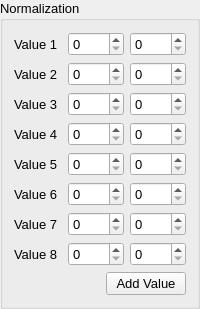
         <widget class="QGroupBox" name="Normalization">
          <property name="font">
           <font>
            <pointsize>10</pointsize>
           </font>
          </property>
          <property name="title">
           <string>Normalization</string>
          </property>
          <layout class="QVBoxLayout" name="verticalLayout_27">
           <item>
            <layout class="QVBoxLayout" name="verticalLayout_26">
             <item>
              <layout class="QVBoxLayout" name="verticalLayout_2">
               <item>
                <layout class="QHBoxLayout" name="horizontalLayout_2">
                 <item>
                  <widget class="QLabel" name="norm_label">
                   <property name="text">
                    <string>Value 1</string>
                   </property>
                  </widget>
                 </item>
                 <item>
                  <widget class="QSpinBox" name="norm_spinBox_9">
                   <property name="maximum">
                    <number>1000</number>
                   </property>
                  </widget>
                 </item>
                 <item>
                  <widget class="QSpinBox" name="norm_spinBox">
                   <property name="maximum">
                    <number>1000</number>
                   </property>
                  </widget>
                 </item>
                </layout>
               </item>
              </layout>
             </item>
             <item>
              <layout class="QVBoxLayout" name="verticalLayout_16">
               <item>
                <layout class="QHBoxLayout" name="horizontalLayout_18">
                 <item>
                  <widget class="QLabel" name="norm_label_2">
                   <property name="text">
                    <string>Value 2</string>
                   </property>
                  </widget>
                 </item>
                 <item>
                  <widget class="QSpinBox" name="norm_spinBox_10">
                   <property name="maximum">
                    <number>1000</number>
                   </property>
                  </widget>
                 </item>
                 <item>
                  <widget class="QSpinBox" name="norm_spinBox_2">
                   <property name="maximum">
                    <number>1000</number>
                   </property>
                  </widget>
                 </item>
                </layout>
               </item>
              </layout>
             </item>
             <item>
              <layout class="QVBoxLayout" name="verticalLayout_20">
               <item>
                <layout class="QHBoxLayout" name="horizontalLayout_20">
                 <item>
                  <widget class="QLabel" name="norm_label_3">
                   <property name="text">
                    <string>Value 3</string>
                   </property>
                  </widget>
                 </item>
                 <item>
                  <widget class="QSpinBox" name="norm_spinBox_11">
                   <property name="maximum">
                    <number>1000</number>
                   </property>
                  </widget>
                 </item>
                 <item>
                  <widget class="QSpinBox" name="norm_spinBox_3">
                   <property name="maximum">
                    <number>1000</number>
                   </property>
                  </widget>
                 </item>
                </layout>
               </item>
              </layout>
             </item>
             <item>
              <layout class="QVBoxLayout" name="verticalLayout_21">
               <item>
                <layout class="QHBoxLayout" name="horizontalLayout_22">
                 <item>
                  <widget class="QLabel" name="norm_label_4">
                   <property name="text">
                    <string>Value 4</string>
                   </property>
                  </widget>
                 </item>
                 <item>
                  <widget class="QSpinBox" name="norm_spinBox_12">
                   <property name="maximum">
                    <number>1000</number>
                   </property>
                  </widget>
                 </item>
                 <item>
                  <widget class="QSpinBox" name="norm_spinBox_4">
                   <property name="maximum">
                    <number>1000</number>
                   </property>
                  </widget>
                 </item>
                </layout>
               </item>
              </layout>
             </item>
             <item>
              <layout class="QVBoxLayout" name="verticalLayout_23">
               <item>
                <layout class="QHBoxLayout" name="horizontalLayout_26">
                 <item>
                  <widget class="QLabel" name="norm_label_5">
                   <property name="text">
                    <string>Value 5</string>
                   </property>
                  </widget>
                 </item>
                 <item>
                  <widget class="QSpinBox" name="norm_spinBox_13">
                   <property name="maximum">
                    <number>1000</number>
                   </property>
                  </widget>
                 </item>
                 <item>
                  <widget class="QSpinBox" name="norm_spinBox_5">
                   <property name="maximum">
                    <number>1000</number>
                   </property>
                  </widget>
                 </item>
                </layout>
               </item>
              </layout>
             </item>
             <item>
              <layout class="QVBoxLayout" name="verticalLayout_25">
               <item>
                <layout class="QHBoxLayout" name="horizontalLayout_30">
                 <item>
                  <widget class="QLabel" name="norm_label_6">
                   <property name="text">
                    <string>Value 6</string>
                   </property>
                  </widget>
                 </item>
                 <item>
                  <widget class="QSpinBox" name="norm_spinBox_14">
                   <property name="maximum">
                    <number>1000</number>
                   </property>
                  </widget>
                 </item>
                 <item>
                  <widget class="QSpinBox" name="norm_spinBox_6">
                   <property name="maximum">
                    <number>1000</number>
                   </property>
                  </widget>
                 </item>
                </layout>
               </item>
              </layout>
             </item>
             <item>
              <layout class="QVBoxLayout" name="verticalLayout_24">
               <item>
                <layout class="QHBoxLayout" name="horizontalLayout_28">
                 <item>
                  <widget class="QLabel" name="norm_label_7">
                   <property name="text">
                    <string>Value 7</string>
                   </property>
                  </widget>
                 </item>
                 <item>
                  <widget class="QSpinBox" name="norm_spinBox_15">
                   <property name="maximum">
                    <number>1000</number>
                   </property>
                  </widget>
                 </item>
                 <item>
                  <widget class="QSpinBox" name="norm_spinBox_7">
                   <property name="maximum">
                    <number>1000</number>
                   </property>
                  </widget>
                 </item>
                </layout>
               </item>
              </layout>
             </item>
             <item>
              <layout class="QVBoxLayout" name="verticalLayout_22">
               <item>
                <layout class="QHBoxLayout" name="horizontalLayout_24">
                 <item>
                  <widget class="QLabel" name="norm_label_8">
                   <property name="text">
                    <string>Value 8</string>
                   </property>
                  </widget>
                 </item>
                 <item>
                  <widget class="QSpinBox" name="norm_spinBox_16">
                   <property name="maximum">
                    <number>1000</number>
                   </property>
                  </widget>
                 </item>
                 <item>
                  <widget class="QSpinBox" name="norm_spinBox_8">
                   <property name="maximum">
                    <number>1000</number>
                   </property>
                  </widget>
                 </item>
                </layout>
               </item>
               <item>
                <layout class="QHBoxLayout" name="horizontalLayout_25">
                 <item>
                  <spacer name="horizontalSpacer_6">
                   <property name="orientation">
                    <enum>Qt::Horizontal</enum>
                   </property>
                   <property name="sizeHint" stdset="0">
                    <size>
                     <width>40</width>
                     <height>20</height>
                    </size>
                   </property>
                  </spacer>
                 </item>
                 <item>
                  <widget class="QPushButton" name="NormValuebutton">
                   <property name="text">
                    <string>Add Value</string>
                   </property>
                  </widget>
                 </item>
                </layout>
               </item>
              </layout>
             </item>
            </layout>
           </item>
          </layout>
          <zorder></zorder>
         </widget>
